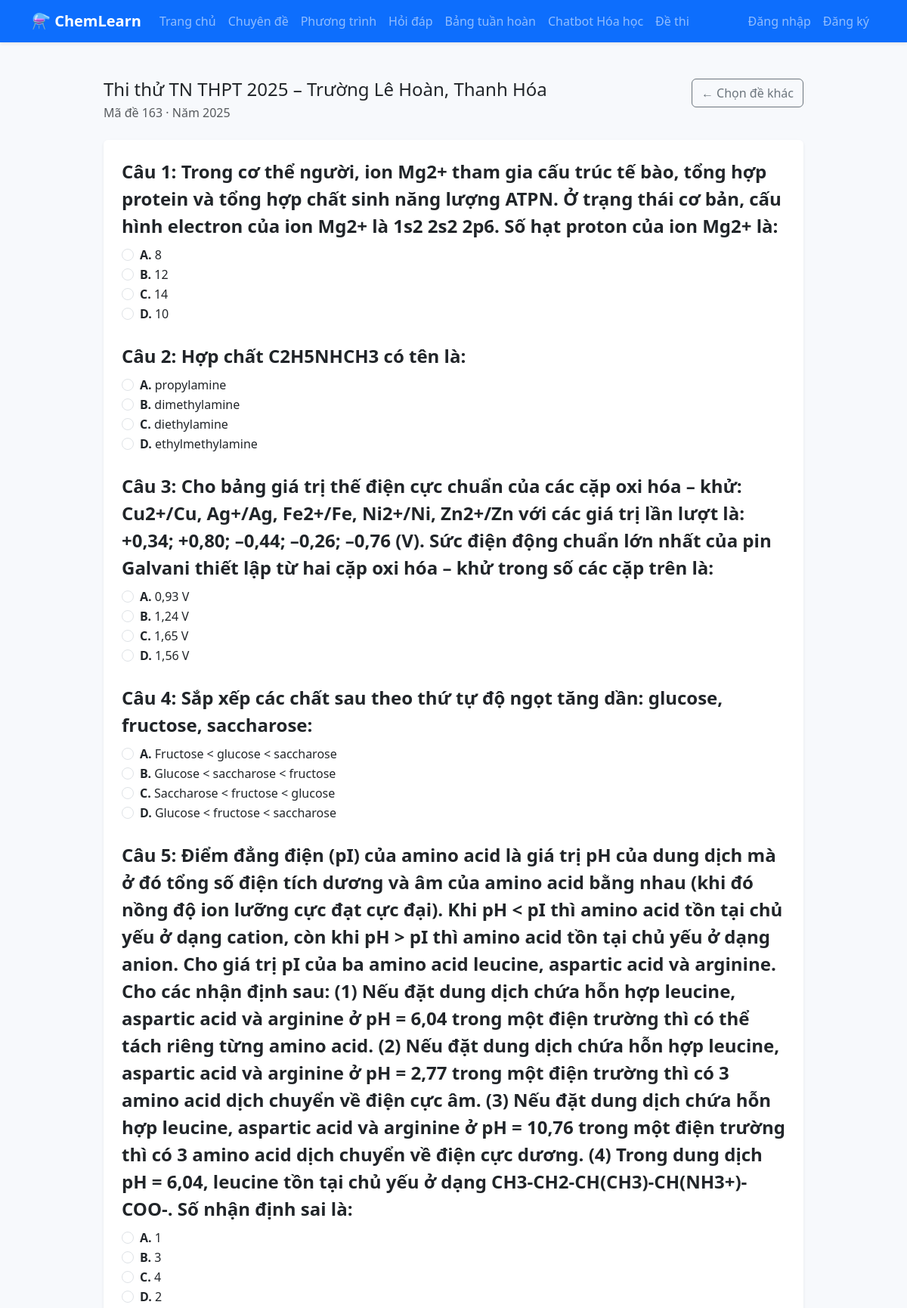
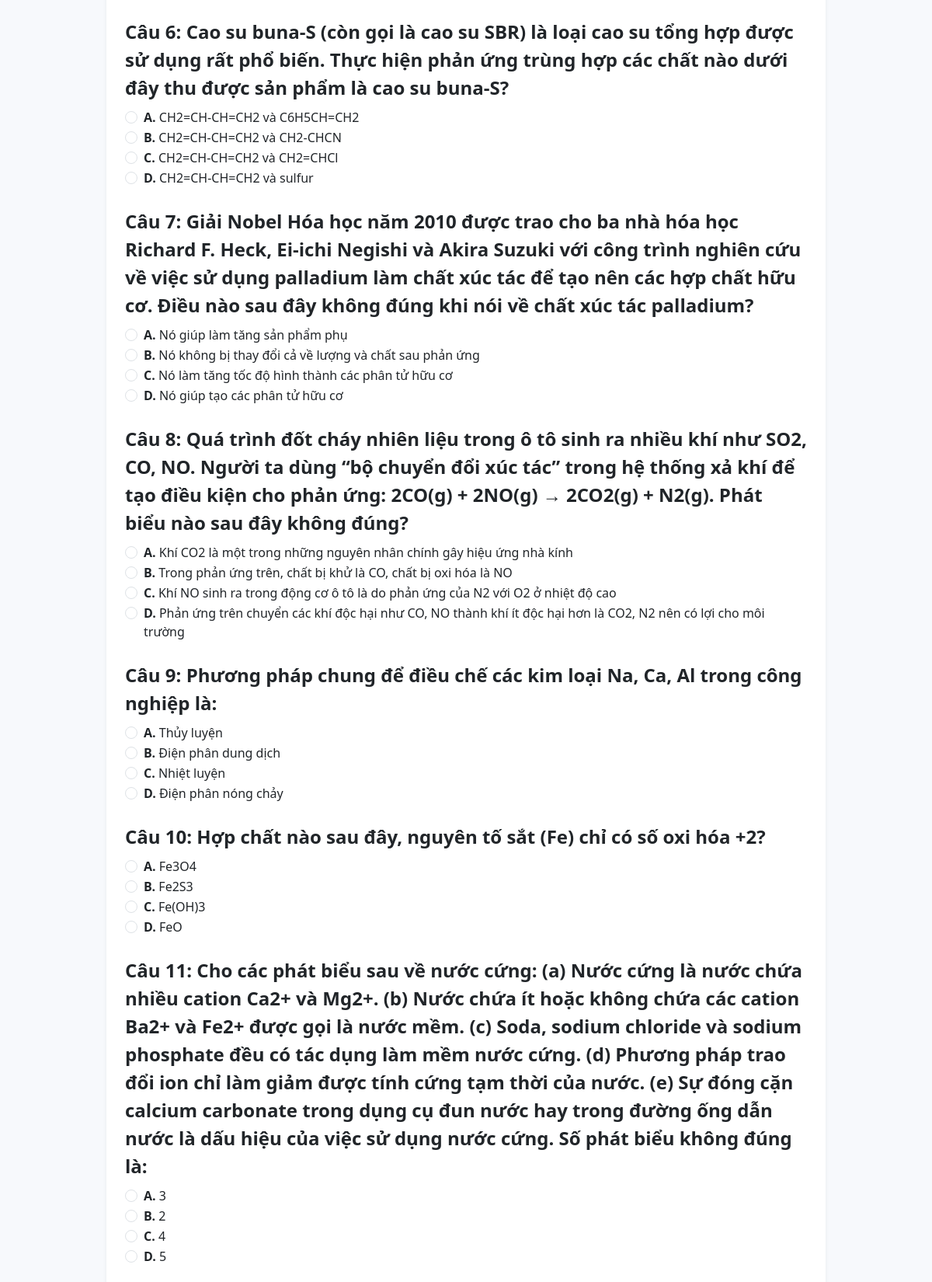
/de_thi.php?id=1 (upper part), run on the app's committed database (2 pictures, top to bottom).
### tables this page shows
CREATE TABLE IF NOT EXISTS de_thi (
  id INT AUTO_INCREMENT PRIMARY KEY,
  ten_de VARCHAR(255) NOT NULL,
  nguon VARCHAR(255),
  mo_ta TEXT,
  ma_de VARCHAR(50),
  nam INT,
  ngay_tao DATETIME DEFAULT CURRENT_TIMESTAMP
);

CREATE TABLE IF NOT EXISTS cau_hoi_de_thi (
  id INT AUTO_INCREMENT PRIMARY KEY,
  de_thi_id INT NOT NULL,
  noi_dung TEXT NOT NULL,
  dapan_a TEXT,
  dapan_b TEXT,
  dapan_c TEXT,
  dapan_d TEXT,
  dap_an CHAR(1),
  FOREIGN KEY (de_thi_id) REFERENCES de_thi(id) ON DELETE CASCADE
);

### chemlean/controllers/BaseController.php (called while the page is built, shortened)
<?php
class BaseController
{
    protected function render(string $view, array $data = []): void
    {
        extract($data, EXTR_SKIP);
        include BASE_PATH . '/views/layout/header.php';
        include BASE_PATH . '/views/' . $view . '.php';
        include BASE_PATH . '/views/layout/footer.php';
    }
}

### chemlean/controllers/DeThiController.php (called while the page is built, shortened)
<?php
class DeThiController extends BaseController
{
    private DeThi $deThiModel;
    private CauHoiDeThi $cauHoiDeThiModel;
    public function __construct()
    {
        $this->deThiModel = new DeThi();
        $this->cauHoiDeThiModel = new CauHoiDeThi();
    }
    public function index(): void
    {
        $examId = isset($_GET['id']) ? (int)$_GET['id'] : null;
        $exam = $this->deThiModel->find($examId);
        $questions = $this->cauHoiDeThiModel->forExam($examId);
        $results = [];
        $score = null;
        $message = null;
        $showAnswers = false;
        $this->render('dethi/take', [
            'title' => $exam['ten_de'] ?? 'Đề thi',
            'exam' => $exam,
            'questions' => $questions,
            'results' => $results,
            'score' => $score,
            'message' => $message,
            'showAnswers' => $showAnswers,
        ]);
    }
}

### de_thi.php (called while the page is built, shortened)
<?php
require __DIR__ . '/bootstrap.php';
$controller = new DeThiController();
$controller->index();

### chemlean/config/config.php (called while the page is built, shortened)
<?php
class Database
{
    private static ?PDO $instance = null;
    public static function getInstance(): PDO
    {
        if (self::$instance === null) {
            $dbHost = $_ENV['CHEMLEARN_DB_HOST'] ?? 'localhost';
            $dbName = $_ENV['CHEMLEARN_DB_NAME'] ?? 'chemlearn';
            $dbUser = $_ENV['CHEMLEARN_DB_USER'] ?? 'root';
            $dbPass = $_ENV['CHEMLEARN_DB_PASS'] ?? '';
            $charset = 'utf8mb4';
            $dsn = sprintf('mysql:host=%s;dbname=%s;charset=%s', $dbHost, $dbName, $charset);
            try {
                self::$instance = new PDO($dsn, $dbUser, $dbPass, [
                    PDO::ATTR_ERRMODE => PDO::ERRMODE_EXCEPTION,
                    PDO::ATTR_DEFAULT_FETCH_MODE => PDO::FETCH_ASSOC,
                    PDO::ATTR_EMULATE_PREPARES => false,
                ]);
            } catch (PDOException $exception) {
                throw new PDOException(
                    'Không thể kết nối cơ sở dữ liệu: ' . $exception->getMessage(),
                    (int) $exception->getCode(),
                    $exception
                );
            }
        }
        return self::$instance;
    }
}

### chemlean/models/BaseModel.php (called while the page is built, shortened)
<?php
abstract class BaseModel
{
    protected ?PDO $db = null;
    protected bool $connected = false;
    public function __construct()
    {
        try {
            $this->db = Database::getInstance();
            $this->connected = true;
        } catch (PDOException $exception) {
            $this->db = null;
            $this->connected = false;
            if (session_status() === PHP_SESSION_ACTIVE && empty($_SESSION['flash_message'])) {
                $_SESSION['flash_message'] = 'Không thể kết nối cơ sở dữ liệu. Một số tính năng có thể bị hạn chế.';
            }
        }
    }
    protected function hasConnection(): bool
    {
        return $this->connected && $this->db instanceof PDO;
    }
    protected function requireConnection(): PDO
    {
        return $this->db;
    }
}

### chemlean/models/DeThi.php (called while the page is built, shortened)
<?php
class DeThi extends BaseModel
{
    public function find(int $id): ?array
    {
        $statement = $this->requireConnection()->prepare('SELECT * FROM de_thi WHERE id = :id LIMIT 1');
        $statement->bindValue(':id', $id, \PDO::PARAM_INT);
        $statement->execute();
        $result = $statement->fetch();
        return $result !== false ? $result : null;
    }
}

### bootstrap.php (called while the page is built, shortened)
<?php
require BASE_PATH . '/config/config.php';
if (!function_exists('app_url')) {
    function app_url(string $path = ''): string
    {
        $base = APP_BASE_URL;
        $base = $base === '/' ? '' : rtrim($base, '/');
        $path = ltrim($path, '/');
        if ($path === '') {
            return $base === '' ? '/' : $base;
        }
        return ($base === '' ? '' : $base) . '/' . $path;
    }
}

### chemlean/models/CauHoiDeThi.php (called while the page is built, shortened)
<?php
class CauHoiDeThi extends BaseModel
{
    public function forExam(int $examId): array
    {
        $statement = $this->requireConnection()->prepare('SELECT * FROM cau_hoi_de_thi WHERE de_thi_id = :id ORDER BY id');
        $statement->bindValue(':id', $examId, \PDO::PARAM_INT);
        $statement->execute();
        return $statement->fetchAll();
    }
}

### chemlean/views/dethi/take.php (the view, shortened to what this page needs)
<div class="row justify-content-center">
    <div class="col-lg-10">
        <div class="d-flex justify-content-between align-items-start mb-4">
            <div>
                <h1 class="h4 mb-1"><?= h($exam['ten_de'] ?? 'Đề thi'); ?></h1>
                <p class="text-muted mb-0">Mã đề <?= h($exam['ma_de'] ?? 'N/A'); ?> · Năm <?= h($exam['nam'] ?? ''); ?></p>
            </div>
            <a href="<?= app_url('de_thi.php'); ?>" class="btn btn-outline-secondary">← Chọn đề khác</a>
        </div>
        <form method="post" class="card border-0 shadow-sm">
            <div class="card-body p-4">
                <?php if (empty($questions)): ?>
                    <p class="text-muted">Đề thi chưa có câu hỏi. Vui lòng quay lại sau.</p>
                <?php else: ?>
                    <?php foreach ($questions as $index => $question): ?>
                        <?php $questionId = (int)$question['id']; ?>
                        <fieldset class="mb-4">
                            <legend class="fw-semibold">Câu <?= $index + 1; ?>: <?= h($question['noi_dung']); ?></legend>
                            <?php
                            $options = [
                                'A' => $question['dapan_a'],
                                'B' => $question['dapan_b'],
                                'C' => $question['dapan_c'],
                                'D' => $question['dapan_d'],
                            ];
                            ?>
                            <?php foreach ($options as $key => $option): ?>
                                <?php $inputId = 'e' . $questionId . $key; ?>
                                <?php $selected = $results[$questionId]['userAnswer'] ?? ''; ?>
                                <div class="form-check">
                                    <input class="form-check-input" type="radio" name="answers[<?= $questionId; ?>]" id="<?= h($inputId); ?>" value="<?= h($key); ?>" <?= $selected === $key ? 'checked' : ''; ?>>
                                    <label class="form-check-label" for="<?= h($inputId); ?>">
                                        <strong><?= h($key); ?>.</strong> <?= h($option); ?>
                                    </label>
                                </div>
                            <?php endforeach; ?>
                        </fieldset>
                    <?php endforeach; ?>
                <?php endif; ?>
            </div>
        </form>
    </div>
</div>

### chemlean/public/css/style.css (style rules this page uses)
body { font-family: 'Segoe UI', Tahoma, Geneva, Verdana, sans-serif; background-color: #f7f9fc; }

### chemlean/public/css/periodic-table.css (style rules this page uses)
:root { --kiem: #64b5f6; --kiem-tho: #ef9a9a; --chuyen: #b39ddb; --hau: #a5d6a7; --a-kim: #ffd54f; --phi-kim: #90caf9; --halogen: #f48fb1; --khi-hiem: #80deea; --lantan: #ffe082; --actin: #ffcc80; --unk: #cfd8dc; }

### data on the page
de_thi: ten_de "Thi thử TN THPT 2025 – Trường Lê Hoàn, Thanh Hóa", ma_de "163", nam "2025"
cau_hoi_de_thi: noi_dung "Trong cơ thể người, ion Mg2+ tham gia cấu trúc tế bào, tổng hợp protein và tổng hợp chất sinh năng lượng ATPN. Ở trạng thái cơ bản, cấu hình electron của ion Mg2+ là 1s2 2s2 2p6. Số hạt proton của ion Mg2+ là:", id "☐ A. 8", key "A", dapan_a "8", id "☐ B. 12", key "B", dapan_b "12", id "☐ C. 14", key "C", dapan_c "14", id "☐ D. 10", key "D", dapan_d "10"
cau_hoi_de_thi: noi_dung "Hợp chất C2H5NHCH3 có tên là:", id "☐ A. propylamine", key "A", dapan_a "propylamine", id "☐ B. dimethylamine", key "B", dapan_b "dimethylamine", id "☐ C. diethylamine", key "C", dapan_c "diethylamine", id "☐ D. ethylmethylamine", key "D", dapan_d "ethylmethylamine"
cau_hoi_de_thi: noi_dung "Cho bảng giá trị thế điện cực chuẩn của các cặp oxi hóa – khử: Cu2+/Cu, Ag+/Ag, Fe2+/Fe, Ni2+/Ni, Zn2+/Zn với các giá trị lần lượt là: +0,34; +0,80; –0,44; –0,26; –0,76 (V). Sức điện động chuẩn lớn nhất của pin Galvani thiết lập từ hai cặp oxi hóa – khử trong số các cặp trên là:", id "☐ A. 0,93 V", key "A", dapan_a "0,93 V", id "☐ B. 1,24 V", key "B", dapan_b "1,24 V", id "☐ C. 1,65 V", key "C", dapan_c "1,65 V", id "☐ D. 1,56 V", key "D", dapan_d "1,56 V"
cau_hoi_de_thi: noi_dung "Sắp xếp các chất sau theo thứ tự độ ngọt tăng dần: glucose, fructose, saccharose:", id "☐ A. Fructose < glucose < saccha", key "A", dapan_a "Fructose < glucose < saccharose", id "☐ B. Glucose < saccharose < fruc", key "B", dapan_b "Glucose < saccharose < fructose", id "☐ C. Saccharose < fructose < glu", key "C", dapan_c "Saccharose < fructose < glucose", id "☐ D. Glucose < fructose < saccha", key "D", dapan_d "Glucose < fructose < saccharose"
cau_hoi_de_thi: noi_dung "Điểm đẳng điện (pI) của amino acid là giá trị pH của dung dịch mà ở đó tổng số điện tích dương và âm của amino acid bằng nhau (khi đó nồng độ ion lưỡng cực đạt cực đại). Khi pH < pI thì amino acid tồn tại chủ yếu ở dạng cation, còn khi pH > pI thì amino acid tồn tại chủ yếu ở dạng anion. Cho giá trị pI của ba amino acid leucine, aspartic acid và arginine. Cho các nhận định sau: (1) Nếu đặt dung dịch chứa hỗn hợp leucine, aspartic acid và arginine ở pH = 6,04 trong một điện trường thì có thể tách riêng từng amino acid. (2) Nếu đặt dung dịch chứa hỗn hợp leucine, aspartic acid và arginine ở pH = 2,77 trong một điện trường thì có 3 amino acid dịch chuyển về điện cực âm. (3) Nếu đặt dung dịch…", id "☐ A. 1", key "A", option "1", id "☐ B. 3", key "B", option "3", id "☐ C. 4", key "C", option "4", id "☐ D. 2", key "D", option "2"
cau_hoi_de_thi: noi_dung "Cao su buna-S (còn gọi là cao su SBR) là loại cao su tổng hợp được sử dụng rất phổ biến. Thực hiện phản ứng trùng hợp các chất nào dưới đây thu được sản phẩm là cao su buna-S?", id "☐ A. CH2=CH-CH=CH2 và C6H5CH=CH2", key "A", dapan_a "CH2=CH-CH=CH2 và C6H5CH=CH2", id "☐ B. CH2=CH-CH=CH2 và CH2-CHCN", key "B", dapan_b "CH2=CH-CH=CH2 và CH2-CHCN", id "☐ C. CH2=CH-CH=CH2 và CH2=CHCl", key "C", dapan_c "CH2=CH-CH=CH2 và CH2=CHCl", id "☐ D. CH2=CH-CH=CH2 và sulfur", key "D", dapan_d "CH2=CH-CH=CH2 và sulfur"
cau_hoi_de_thi: noi_dung "Giải Nobel Hóa học năm 2010 được trao cho ba nhà hóa học Richard F. Heck, Ei-ichi Negishi và Akira Suzuki với công trình nghiên cứu về việc sử dụng palladium làm chất xúc tác để tạo nên các hợp chất hữu cơ. Điều nào sau đây không đúng khi nói về chất xúc tác palladium?", id "☐ A. Nó giúp làm tăng sản phẩm p", key "A", dapan_a "Nó giúp làm tăng sản phẩm phụ", id "☐ B. Nó không bị thay đổi cả về", key "B", dapan_b "Nó không bị thay đổi cả về lượng và chất sau phản ứng", id "☐ C. Nó làm tăng tốc độ hình thà", key "C", dapan_c "Nó làm tăng tốc độ hình thành các phân tử hữu cơ", id "☐ D. Nó giúp tạo các phân tử hữu", key "D", dapan_d "Nó giúp tạo các phân tử hữu cơ"
cau_hoi_de_thi: noi_dung "Quá trình đốt cháy nhiên liệu trong ô tô sinh ra nhiều khí như SO2, CO, NO. Người ta dùng “bộ chuyển đổi xúc tác” trong hệ thống xả khí để tạo điều kiện cho phản ứng: 2CO(g) + 2NO(g) → 2CO2(g) + N2(g). Phát biểu nào sau đây không đúng?", id "☐ A. Khí CO2 là một trong những", key "A", dapan_a "Khí CO2 là một trong những nguyên nhân chính gây hiệu ứng nhà kính", id "☐ B. Trong phản ứng trên, chất b", key "B", dapan_b "Trong phản ứng trên, chất bị khử là CO, chất bị oxi hóa là NO", id "☐ C. Khí NO sinh ra trong động c", key "C", dapan_c "Khí NO sinh ra trong động cơ ô tô là do phản ứng của N2 với O2 ở nhiệt độ cao", id "☐ D. Phản ứng trên chuyển các kh", key "D", dapan_d "Phản ứng trên chuyển các khí độc hại như CO, NO thành khí ít độc hại hơn là CO2, N2 nên có lợi cho môi trường"
cau_hoi_de_thi: noi_dung "Phương pháp chung để điều chế các kim loại Na, Ca, Al trong công nghiệp là:", id "☐ A. Thủy luyện", key "A", dapan_a "Thủy luyện", id "☐ B. Điện phân dung dịch", key "B", dapan_b "Điện phân dung dịch", id "☐ C. Nhiệt luyện", key "C", dapan_c "Nhiệt luyện", id "☐ D. Điện phân nóng chảy", key "D", dapan_d "Điện phân nóng chảy"
cau_hoi_de_thi: noi_dung "Hợp chất nào sau đây, nguyên tố sắt (Fe) chỉ có số oxi hóa +2?", id "☐ A. Fe3O4", key "A", dapan_a "Fe3O4", id "☐ B. Fe2S3", key "B", dapan_b "Fe2S3", id "☐ C. Fe(OH)3", key "C", dapan_c "Fe(OH)3", id "☐ D. FeO", key "D", dapan_d "FeO"
cau_hoi_de_thi: noi_dung "Cho các phát biểu sau về nước cứng: (a) Nước cứng là nước chứa nhiều cation Ca2+ và Mg2+. (b) Nước chứa ít hoặc không chứa các cation Ba2+ và Fe2+ được gọi là nước mềm. (c) Soda, sodium chloride và sodium phosphate đều có tác dụng làm mềm nước cứng. (d) Phương pháp trao đổi ion chỉ làm giảm được tính cứng tạm thời của nước. (e) Sự đóng cặn calcium carbonate trong dụng cụ đun nước hay trong đường ống dẫn nước là dấu hiệu của việc sử dụng nước cứng. Số phát biểu không đúng là:", id "☐ A. 3", key "A", option "3", id "☐ B. 2", key "B", option "2", id "☐ C. 4", key "C", option "4", id "☐ D. 5", key "D", option "5"
